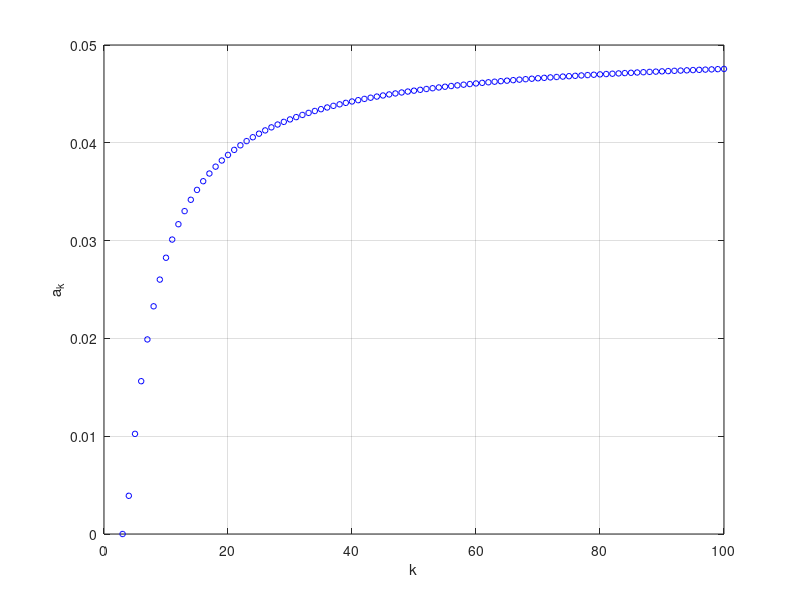

Write the MATLAB code that produced this figure.
%% Uppgift 3
% Beräkna $a_k$ tills den verkar konvergera, samt gränsvärde.
%
% $$ a_k = ( \frac{k - 3}{k} )^k $$
%
% Jag bestämde mig för att skriva ett skript som beräknar $a_k$ mellan $[1,
    % 100].$
% 
k_values = 1:100;
a = zeros(size(k_values));

for i = 1:length(k_values)
    k = k_values(i);
    a(i) = exp(k * log((k - 3) / k));
end

figure;
plot(k_values, a, 'bo', 'MarkerSize', 4);
hold on;
xlabel('k');
ylabel('a_k');
grid on;
axis([0 100, 0 0.05]);
hold off;
%%
% Vi ser att $a_k$ konvergerar runt $a_n \approx 0.047$.
%
% Detta går att bevisa algebraiskt
%
% $$ \frac{k - 3}{k} = 1 - \frac{3}{k} $$
%
% Så vi söker alltså
%
% $$ \lim_{k \to \infty} (1 - \frac{3}{k})^k $$
%
% Nu ser den bekant ut, eftersom
%
% $$ e = \lim_{n \to \infty} (1 + \frac{1}{n})^n $$
%
% så vi kan skriva om vår ekvation som
%
% $$ \lim_{k \to \infty} (1 - \frac{3}{k})^k = \lim_{k \to \infty} (1 +
% \frac{(-3)}{k})^k = e^{-3} $$
% 
% och
%
% $$ e^{-3} \approx 0.0498. $$
